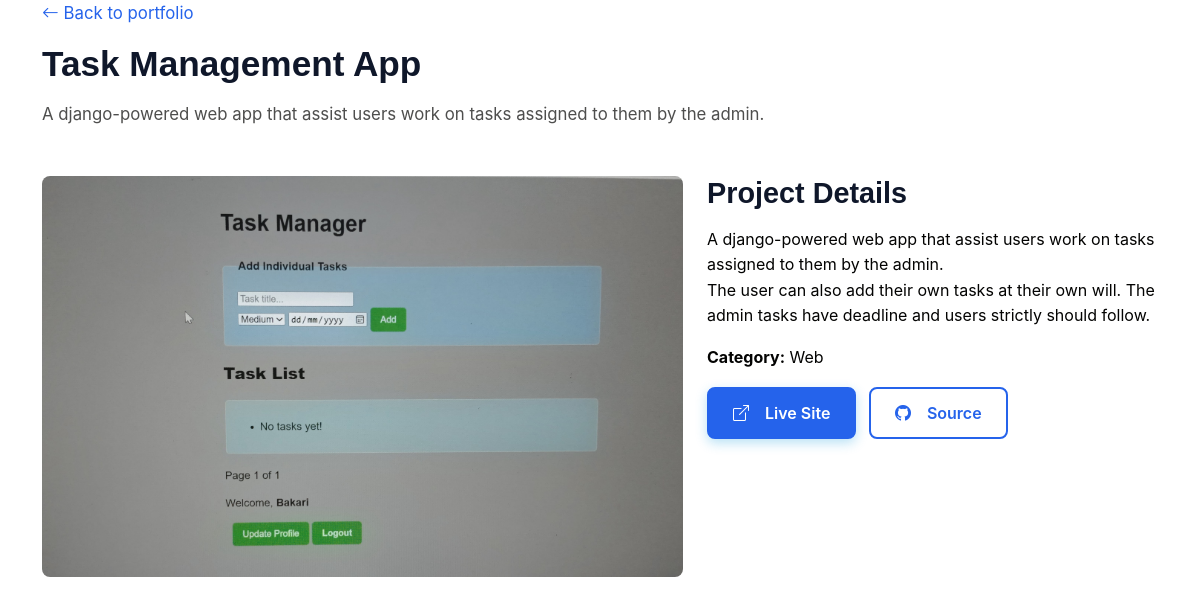
Page /projects/task-management-app/ on the committed database.
### myportifolio/models.py (models this page shows, shortened)
class TimestampedModel(models.Model):
    created_at = models.DateTimeField(auto_now_add=True)
    updated_at = models.DateTimeField(auto_now=True)
    class Meta:
        abstract = True

class Project(TimestampedModel):
    CATEGORY_CHOICES = [
        ("app", "App"),
        ("web", "Web"),
        ("branding", "Branding"),
        ("product", "Product"),
        ("other", "Other"),
    ]
    title = models.CharField(max_length=140)
    slug = models.SlugField(max_length=160, unique=True, blank=True)
    category = models.CharField(max_length=30, choices=CATEGORY_CHOICES, default="web")
    short_description = models.CharField(max_length=255)
    description = models.TextField(blank=True)
    image = models.CharField(max_length=255, default="assets/img/portfolio/app-1.jpg")
    project_url = models.URLField(blank=True)
    source_url = models.URLField(blank=True)
    is_featured = models.BooleanField(default=False)
    order = models.PositiveIntegerField(default=0)
    class Meta:
        ordering = ["order", "title"]

### myportifolio/views.py (the view)
# urls.py: path("projects/<slug:slug>/", views.project_detail, name="project_detail"),
def project_detail(request, slug):
    project = get_object_or_404(Project, slug=slug)
    return render(
        request,
        "project_detail.html",
        {"profile": _site_profile(), "project": project},
    )

### myportifolio/views.py (called while the page is built, shortened)
def _site_profile():
    profile = SiteProfile.objects.order_by("-updated_at").first()
    if profile:
        return profile

### myportifolio/templates/project_detail.html (shortened to what this page needs)
{% load static %}
<!DOCTYPE html>
<html lang="en">
<head>
  <link href="{% static 'assets/vendor/bootstrap/css/bootstrap.min.css' %}" rel="stylesheet">
  <link href="{% static 'assets/vendor/bootstrap-icons/bootstrap-icons.css' %}" rel="stylesheet">
  <link href="{% static 'assets/css/main.css' %}" rel="stylesheet">
</head>
<body>
  <main class="main">
    <section class="section">
      <div class="container section-title">
        <p><a href="{% url 'index' %}#portfolio"><i class="bi bi-arrow-left"></i> Back to portfolio</a></p>
        <h2>{{ project.title }}</h2>
        <p>{{ project.short_description }}</p>
      </div>
      <div class="container">
        <div class="row gy-4 align-items-start">
          <div class="col-lg-7">
            <img src="{% static project.image %}" class="project-image" alt="{{ project.title }}">
          </div>
          <div class="col-lg-5">
            <h3>Project Details</h3>
            <p>{{ project.description|linebreaksbr }}</p>
            <p><strong>Category:</strong> {{ project.get_category_display }}</p>
            {% if project.project_url %}<a href="{{ project.project_url }}" class="btn btn-primary me-2"><i class="bi bi-box-arrow-up-right me-2"></i>Live Site</a>{% endif %}
            {% if project.source_url %}<a href="{{ project.source_url }}" class="btn btn-outline-primary"><i class="bi bi-github me-2"></i>Source</a>{% endif %}
          </div>
        </div>
      </div>
    </section>
  </main>
</body>
</html>

### myportifolio/static/assets/css/main.css (style rules this page uses)
:root { --background-color: rgb(255, 255, 255); --surface-color: #ffffff; --default-color-rgb: 3, 3, 2; --heading-color-rgb: 15, 23, 42; --accent-color-rgb: 37, 99, 235; --default-color: #030302; --heading-color: #0f172a; --accent-color: #2563eb; --contrast-color: #ffffff; --shadow-sm: 0 2px 8px rgba(15, 23, 42, 0.08); --shadow-md: 0 6px 18px rgba(15, 23, 42, 0.12); --shadow-lg: 0 10px 30px rgba(15, 23, 42, 0.15); --transition: all 0.3s ease; }
html { scroll-behavior: smooth; }
body { color: var(--default-color); background-color: var(--background-color); font-family: 'Inter', sans-serif; font-size: 16px; line-height: 1.6; }
a { color: var(--accent-color); text-decoration: none; transition: var(--transition); }
h1, h2, h3, h4, h5, h6 { color: var(--heading-color); font-family:'Montserrat', sans-serif; font-weight: 700; margin-bottom: 1rem; line-height: 1.2; }
h2 { font-size: 2.2rem; }
h3 { font-size: 1.8rem; }
.btn { padding: 0.75rem 1.5rem; border-radius: 8px; font-weight: 600; font-size: 1rem; border: 2px solid transparent; transition: var(--transition); display: inline-flex; align-items: center; justify-content: center; gap: 0.5rem; }
.btn-primary { background: var(--accent-color); color: white; border-color: var(--accent-color); box-shadow: 0 4px 12px rgba(20, 157, 221, 0.3); }
.btn-outline-primary { border-color: var(--accent-color); color: var(--accent-color); background: transparent; }
.section-title { text-align: left; margin-bottom: 3rem; }
.section-title h2 { font-size: 2.2rem; margin-bottom: 1rem; position: relative; display: inline-block; }
.section-title p { color: color-mix(in srgb, var(--default-color), transparent 30%); font-size: 1.05rem; }

### myportifolio/templates/project_detail.html (style rules this page uses)
.project-image { border-radius:8px;aspect-ratio:16/10;object-fit:cover;width:100%; }

### rows in the picture
Project: title "Task Management App", short_description "A django-powered web app that assist users work on tasks assigned to them by the admin.", image (picture), description "A django-powered web app that assist users work on tasks assigned to them by the admin. The user can also add their own tasks at their own will. The admin tasks have deadline and users strictly should follow.", category "Web"
